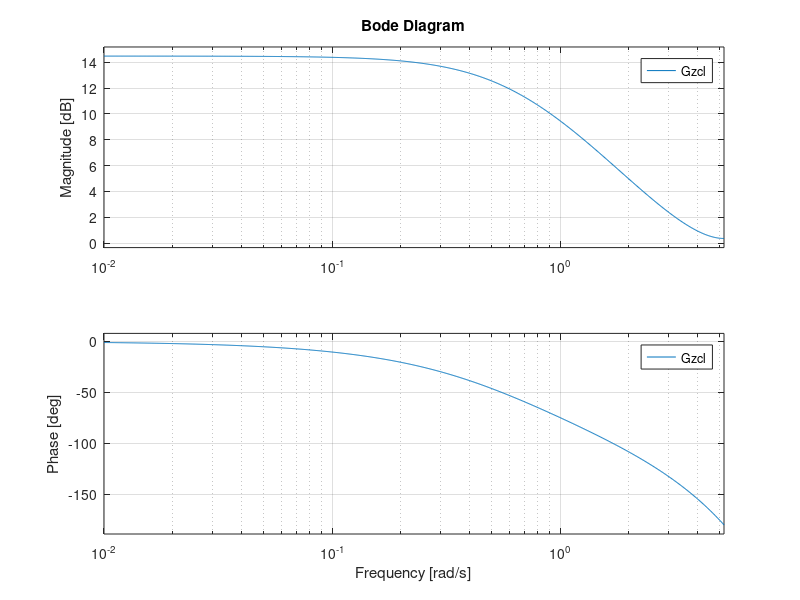

Reproduce this figure in MATLAB. (Note: this script raises an error after producing the figure.)
clear; close all; clc;

%% Problem 2
Ts = 0.6;
K = 1;
K = 1.68;
%K = 10;
Gs = tf(2, [1 0.5])

Gz = c2d(Gs, Ts)
Gzcl = feedback(K*Gz, 0.04)

figure(1);
hold on;
grid on;
bode(Gzcl);
hold off;


%% Problem 4
figure(3);
Ts = 0.001;
delta = 1/sqrt(2);
wo = 2*pi*60;

Gs = tf([1 0 wo^2],[1 2*delta*wo wo^2])

Gz1 = c2d(Gs, Ts, 'tustin')

opt = c2dOptions('method', 'tustin', 'PrewarpFrequency', 377);
Gz2 = c2d(Gs, Ts, opt);

Gz3 = c2d(Gs, Ts, 'matched')


Gzdiff = tf([0.682 -1.194 0.597], [1 -1.512 0.597]);
t = 0:Ts:0.1;
% plots for problem 4
sig = sin(2*pi*60*t)+sin(2*pi*10*t);

% plot a
subplot(2,2,1);
title('Backwards Difference Approximation');
xlabel('Time (s)');
ylabel('Response');
grid on;
hold on;
plot(t, sig);
[n,d] = tfdata(Gzdiff);
n = cell2mat(n);
d = cell2mat(d);
plot(t, filter(n,d, sig));
hold off;

% plot b
subplot(2,2,2);
title('Bilinear Transform');
xlabel('Time (s)');
ylabel('Response');
grid on;
hold on;
plot(t, sig);
[n,d] = tfdata(Gz1);
n = cell2mat(n);
d = cell2mat(d);
plot(t, filter(n,d, sig));
hold off;

% plot c
subplot(2,2,3);
title('Bilinear Transform with pre-warping');
xlabel('Time (s)');
ylabel('Response');
grid on;
hold on;
plot(t, sig);
[n,d] = tfdata(Gz2);
n = cell2mat(n);
d = cell2mat(d);
plot(t, filter(n,d, sig));
hold off;

% plot b
subplot(2,2,4);
title('Matched Pole-Zero Method');
xlabel('Time (s)');
ylabel('Response');
grid on;
hold on;
plot(t, sig);
[n,d] = tfdata(Gz3);
n = cell2mat(n);
d = cell2mat(d);
plot(t, filter(n,d, sig));
hold off;






















